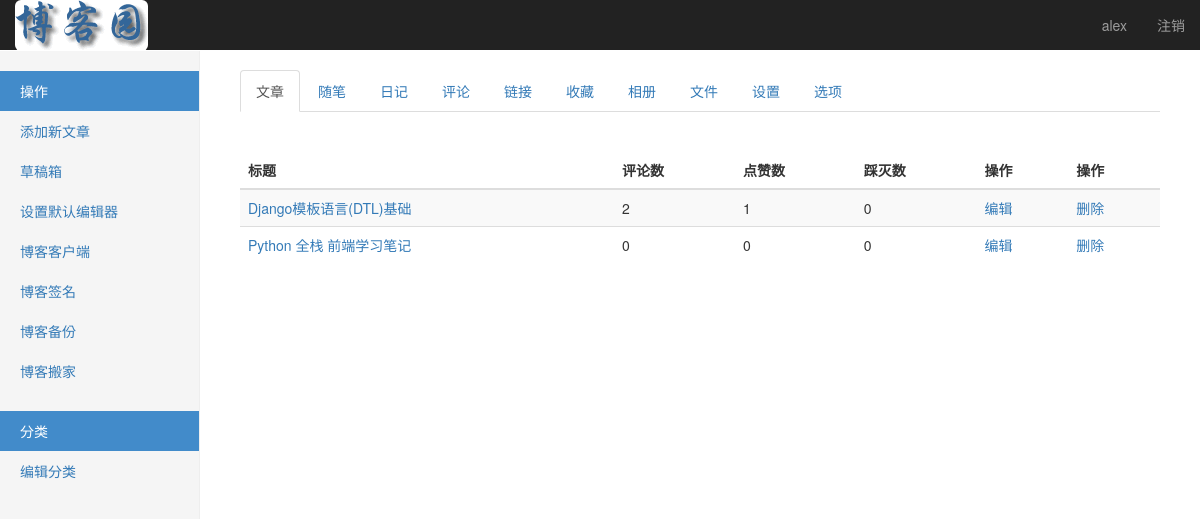
The page /backend/ (signed in) on the database its author committed.
### blog/models.py (models this page shows, shortened)
class UserInfo(AbstractUser):
    nid = models.AutoField(primary_key=True)
    telephone = models.CharField(max_length=11, null=True, unique=True)
    avatar = models.FileField(upload_to='avatars/', default="avatars/default.png")#头像文件夹
    create_time = models.DateTimeField(verbose_name='创建时间', auto_now_add=True)
    blog = models.OneToOneField(to='Blog', to_field='nid', null=True, on_delete=models.CASCADE)

class Article(models.Model):
    nid = models.AutoField(primary_key=True)
    title = models.CharField(max_length=50, verbose_name='文章标题')
    desc = models.CharField(max_length=255, verbose_name='文章描述')
    create_time = models.DateTimeField(verbose_name='创建时间', auto_now_add=True)
    content = models.TextField()
    comment_count = models.IntegerField(default=0)
    up_count = models.IntegerField(default=0)
    down_count = models.IntegerField(default=0)
    user = models.ForeignKey(verbose_name='作者', to='UserInfo', to_field='nid', on_delete=models.CASCADE)
    category = models.ForeignKey(to='Category', to_field='nid', null=True, on_delete=models.CASCADE)
    tags = models.ManyToManyField(
        to="Tag",
        through='Article2Tag',
    )

### blog/views.py (the view)
# urls.py: path('backend/', views.backend, name="backend"),#点赞
def backend(request):
    user = request.user
    article_list = Article.objects.filter(user=user)
    return render(request, "backend/backend.html", locals())

### templates/backend/backend.html
{% extends "backend/base1.html" %}
{% block content %}
    <div class="article_list col-sm-9 col-sm-offset-3 col-md-10 col-md-offset-2 main">
        <table class="table table-hover table-striped">
            <thead>
                <th>标题</th>
                <th>评论数</th>
                <th>点赞数</th>
                <th>踩灭数</th>
                <th>操作</th>
                <th>操作</th>
            </thead>
            {% for article in article_list %}
                <tr>
                    <td><a href="/{{ article.user.username }}/articles/{{ article.pk }}">{{ article.title }}</a></td>
                    <td>{{ article.comment_count }}</td>
                    <td>{{ article.up_count }}</td>
                    <td>{{ article.down_count }}</td>
                    <td><a href="{% url 'edit_article' article.pk %}">编辑</a></td>
                    <td><a href="#">删除</a></td>
                </tr>
            {% endfor %}
        </table>
    </div>
{% endblock %}

### templates/backend/base1.html (shortened to what this page needs)
<!DOCTYPE html>
<html lang="en">
<head>
    <link rel="stylesheet" href="/static/bootstrap/css/bootstrap.css">
    <link rel="stylesheet" href="/static/css/books.css">
    <link rel="stylesheet" href="/static/sweetalert/sweetalert.css">
</head>
<body>
<nav class="navbar navbar-inverse navbar-fixed-top">
    <div class="container-fluid">
        <div class="navbar-header">
            <a class="navbar-brand" href="#"><img src="/static/img/adminlogo.gif" alt=""  style="margin-top:-15px " class="img-rounded text-center"></a>
        </div>
        <div id="navbar" class="navbar-collapse collapse">
            <ul class="nav navbar-nav navbar-right">
                 <li><a href="">{{ request.user.username }}</a></li>
                <li><a href="{% url 'logout' %}">注销</a></li>
            </ul>
        </div>
    </div>
</nav>
<div class="container-fluid">
    <div class="row">
        <div class="col-sm-3 col-md-2 sidebar">
            <ul class="nav nav-sidebar">
                <li class="active"><a href="#">操作<span class="sr-only">(current)</span></a></li>
                <li><a href="{% url 'add_article' %}">添加新文章</a></li>
                <li><a href="#">草稿箱</a></li>
                <li><a href="#">设置默认编辑器</a></li>
                <li><a href="">博客客户端</a></li>
                <li><a href="">博客签名</a></li>
                <li><a href="">博客备份</a></li>
                <li><a href="">博客搬家</a></li>
            </ul>
            <ul class="nav nav-sidebar">
                <li class="active"><a href="" >分类</a></li>
                <li><a href="">编辑分类</a></li>
            </ul>
        </div>
        <div class="col-sm-9 col-sm-offset-3 col-md-10 col-md-offset-2 main">
            <ul class="nav nav-tabs">
                <li class="active" role="presentation"><a href="{% url 'backend' %}">文章</a></li>
                <li role="presentation"><a href="#">随笔</a></li>
                <li role="presentation"><a href="#">日记</a></li>
                <li role="presentation"><a href="#">评论</a></li>
                <li role="presentation"><a href="#">链接</a></li>
                <li role="presentation"><a href="#">收藏</a></li>
                <li role="presentation"><a href="#">相册</a></li>
                <li role="presentation"><a href="#">文件</a></li>
                <li role="presentation"><a href="#">设置</a></li>
                <li role="presentation"><a href="#">选项</a></li>
            </ul>
        </div>
    </div>
</div>
{% block content %}
{% endblock %}
</body>
</html>

### static/css/books.css (style rules this page uses)
body { padding-top: 50px; }
.navbar-fixed-top { border: 0; }
.sidebar { display: none; }
@media (min-width: 768px) { .sidebar { position: fixed; top: 51px; bottom: 0; left: 0; z-index: 1000; display: block; padding: 20px; overflow-x: hidden; overflow-y: auto; background-color: #f5f5f5; border-right: 1px solid #eee; } }
.nav-sidebar { margin-right: -21px; margin-bottom: 20px; margin-left: -20px; }
.nav-sidebar > li > a { padding-right: 20px; padding-left: 20px; }
.nav-sidebar > .active > a, .nav-sidebar > .active > a:hover, .nav-sidebar > .active > a:focus { color: #fff; background-color: #428bca; }
.main { padding: 20px; }
@media (min-width: 768px) { .main { padding-right: 40px; padding-left: 40px; } }

### rows shown on the page
UserInfo: user.username "alex"
Article: title "Django模板语言(DTL)基础", comment_count "2", up_count "1", down_count "0"
Article: title "Python 全栈 前端学习笔记", comment_count "0", up_count "0", down_count "0"
